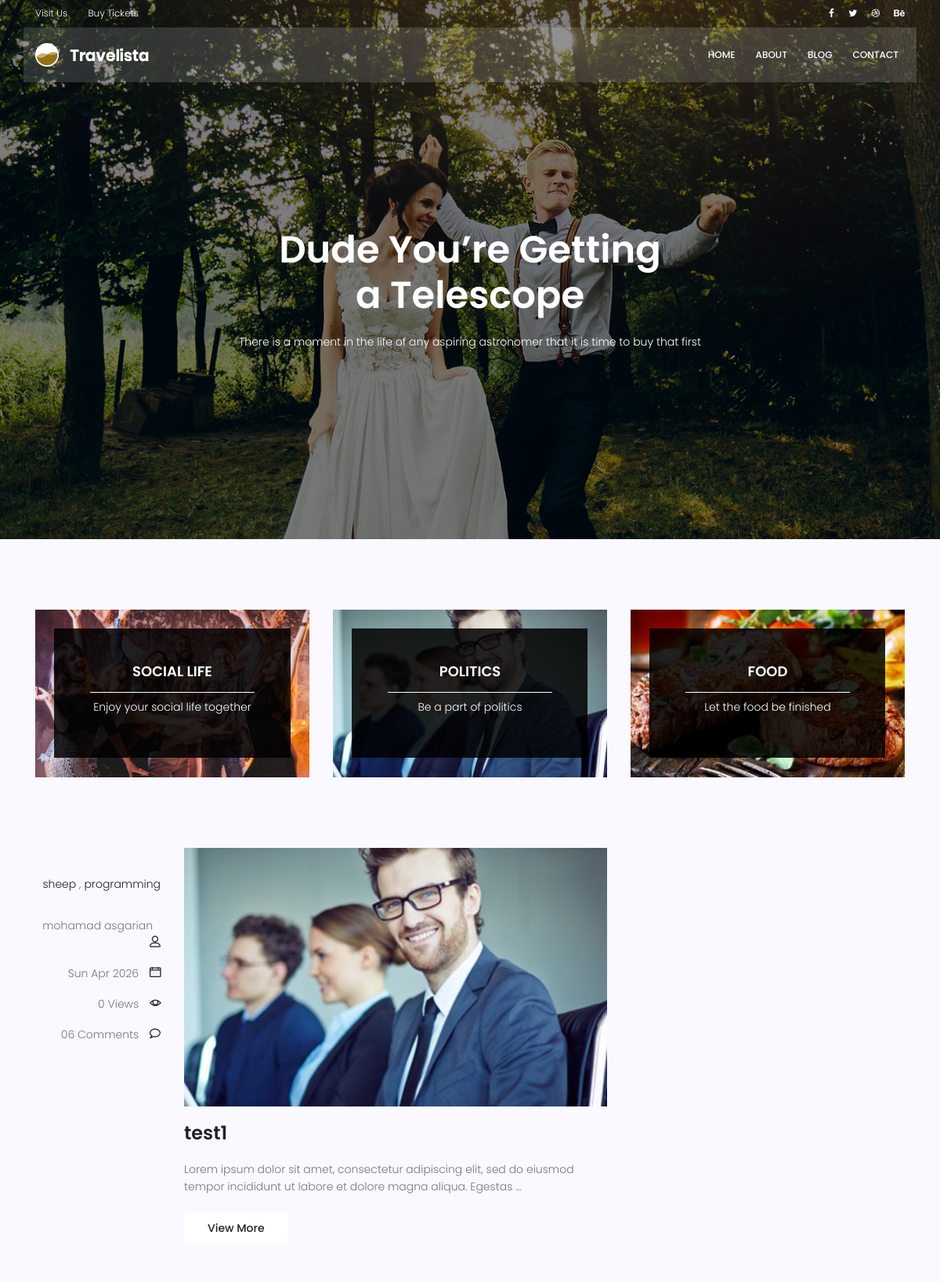
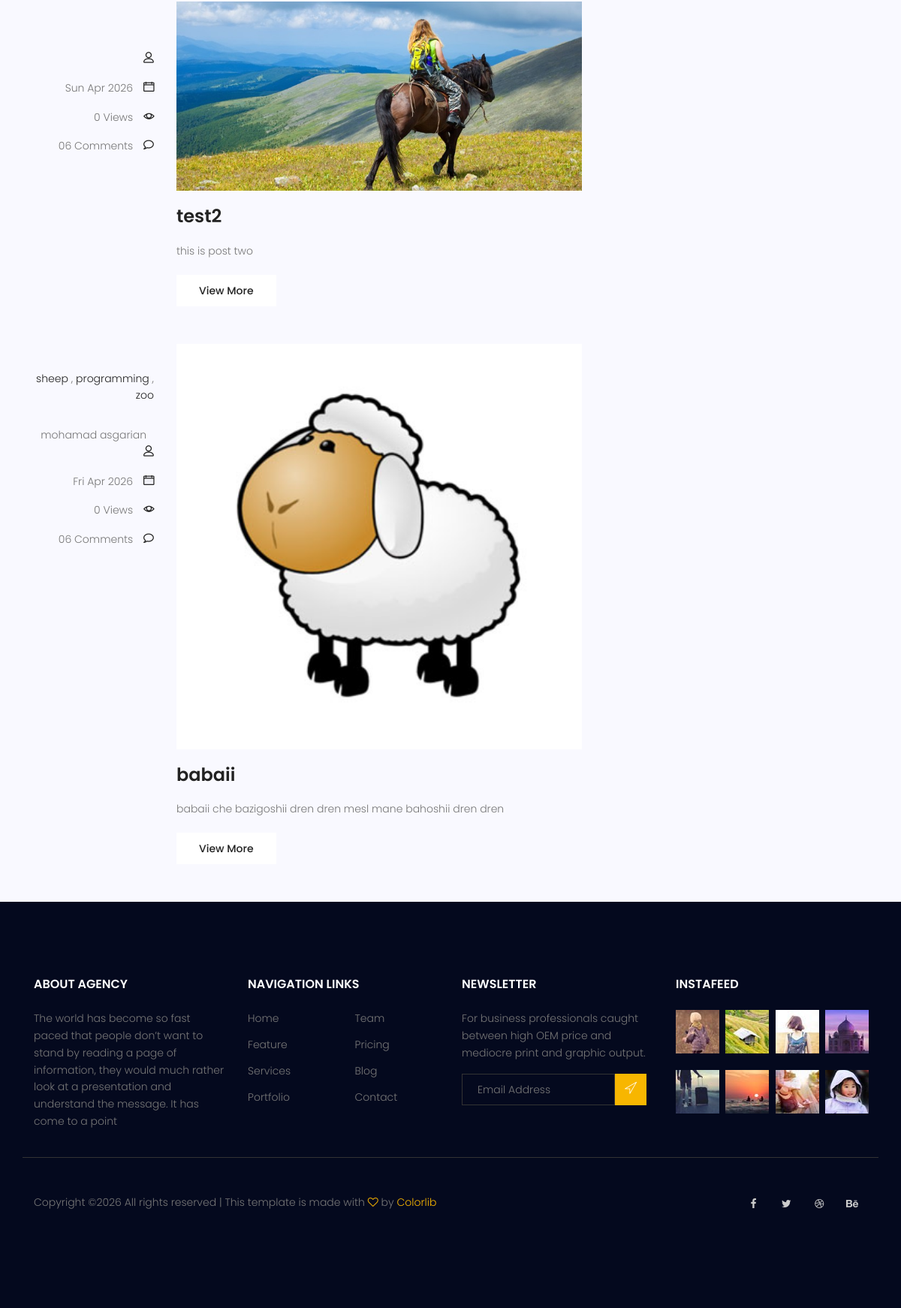
Screenshot of /blog/ with the database file from the repository (2 pictures, top to bottom).
### blog/models.py (models this page shows, shortened)
class Category(models.Model):
    name = models.CharField(max_length=255)

class Post(models.Model):
    title = models.CharField(max_length=255)
    content = models.TextField()
    author = models.ForeignKey(User,on_delete=models.SET_NULL,null=True)
    image = models.ImageField(upload_to='blog/',default='blog/default.jpg')
    category = models.ManyToManyField(Category)
    counted_view = models.IntegerField(default=0)
    status = models.BooleanField(default=False)
    published_date = models.DateTimeField(null=True)
    created_date = models.DateTimeField(auto_now_add=True)
    updated_date = models.DateTimeField(auto_now=True)
    class Meta:
        ordering = ['created_date']

### blog/views.py (the view)
# urls.py: path('' ,blog_view,name='index'),
def blog_view(request,**kwargs):
    posts = Post.objects.filter(status=1)
    if kwargs.get('cat_name') != None:
        posts = posts.filter(category__name=kwargs['cat_name'])
    if kwargs.get('author_username') != None:
        posts = posts.filter(author__username = kwargs['author_username'])
    posts = Paginator(posts,3)
    try:
        page_number = request.GET.get('page')
        posts = posts.get_page(page_number)
    except PageNotAnInteger:
        posts = posts.get_page(1)
    except EmptyPage:
        posts = posts.get_page(1)
    context = {'posts':posts}
    return render(request,'blog/blog-home.html',context)

### templates/blog/blog-home.html (shortened to what this page needs)
{% load static %}
<!DOCTYPE html>
	<html lang="zxx" class="no-js">
	<head>
			<link rel="stylesheet" href="{% static 'css/linearicons.css' %}">
			<link rel="stylesheet" href="{% static 'css/font-awesome.min.css' %}">
			<link rel="stylesheet" href="{% static 'css/bootstrap.css' %}">
			<link rel="stylesheet" href="{% static 'css/magnific-popup.css' %}">
			<link rel="stylesheet" href="{% static 'css/jquery-ui.css' %}">
			<link rel="stylesheet" href="{% static 'css/nice-select.css' %}">
			<link rel="stylesheet" href="{% static 'css/animate.min.css' %}">
			<link rel="stylesheet" href="{% static 'css/owl.carousel.css' %}">
			<link rel="stylesheet" href="{% static 'css/main.css' %}">
		</head>
		<body>
			<header id="header">
				<div class="header-top">
					<div class="container">
			  		<div class="row align-items-center">
			  			<div class="col-lg-6 col-sm-6 col-6 header-top-left">
			  				<ul>
			  					<li><a href="#">Visit Us</a></li>
			  					<li><a href="#">Buy Tickets</a></li>
			  				</ul>
			  			</div>
			  			<div class="col-lg-6 col-sm-6 col-6 header-top-right">
							<div class="header-social">
								<a href="#"><i class="fa fa-facebook"></i></a>
								<a href="#"><i class="fa fa-twitter"></i></a>
								<a href="#"><i class="fa fa-dribbble"></i></a>
								<a href="#"><i class="fa fa-behance"></i></a>
							</div>
			  			</div>
			  		</div>
					</div>
				</div>
				<div class="container main-menu">
					<div class="row align-items-center justify-content-between d-flex">
				      <div id="logo">
				        <a href="index.html"><img src="{% static 'img/logo.png' %}" alt="" title="" /></a>
				      </div>
				      <nav id="nav-menu-container">
				        <ul class="nav-menu">
				          <li><a href="{% url 'website:index' %}">Home</a></li>
				          <li><a href="{% url 'website:about' %}">About</a></li>
						  <li><a href="{% url 'blog:index' %}">Blog</a></li>
				          <li><a href="{% url 'website:contact' %}">Contact</a></li>
				        </ul>
				      </nav>
					</div>
				</div>
			</header>
			<section class="banner-area relative blog-home-banner" id="home">
				<div class="overlay overlay-bg"></div>
				<div class="container">
					<div class="row d-flex align-items-center justify-content-center">
						<div class="about-content blog-header-content col-lg-12">
							<h1 class="text-white">
								Dude You’re Getting
								a Telescope
							</h1>
							<p class="text-white">
								There is a moment in the life of any aspiring astronomer that it is time to buy that first
							</p>
						</div>
					</div>
				</div>
			</section>
			<section class="top-category-widget-area pt-90 pb-90 ">
				<div class="container">
					<div class="row">
						<div class="col-lg-4">
							<div class="single-cat-widget">
								<div class="content relative">
									<div class="overlay overlay-bg"></div>
								    <a href="#" target="_blank">
								      <div class="thumb">
								  		 <img class="content-image img-fluid d-block mx-auto" src="{% static 'img/blog/cat-widget1.jpg' %}" alt="">
								  	  </div>
								      <div class="content-details">
								        <h4 class="content-title mx-auto text-uppercase">Social life</h4>
								        <span></span>
								        <p>Enjoy your social life together</p>
								      </div>
								    </a>
								</div>
							</div>
						</div>
						<div class="col-lg-4">
							<div class="single-cat-widget">
								<div class="content relative">
									<div class="overlay overlay-bg"></div>
								    <a href="#" target="_blank">
								      <div class="thumb">
								  		 <img class="content-image img-fluid d-block mx-auto" src="{% static 'img/blog/cat-widget2.jpg' %}" alt="">
								  	  </div>
								      <div class="content-details">
								        <h4 class="content-title mx-auto text-uppercase">Politics</h4>
								        <span></span>
								        <p>Be a part of politics</p>
								      </div>
								    </a>
								</div>
							</div>
						</div>
						<div class="col-lg-4">
							<div class="single-cat-widget">
								<div class="content relative">
									<div class="overlay overlay-bg"></div>
								    <a href="#" target="_blank">
								      <div class="thumb">
								  		 <img class="content-image img-fluid d-block mx-auto" src="{% static 'img/blog/cat-widget3.jpg' %}" alt="">
								  	  </div>
								      <div class="content-details">
								        <h4 class="content-title mx-auto text-uppercase">Food</h4>
								        <span></span>
								        <p>Let the food be finished</p>
								      </div>
								    </a>
								</div>
							</div>
						</div>
					</div>
				</div>
			</section>
			<section class="post-content-area">
				<div class="container">
					<div class="row">
						{% for post in posts %}
						<div class="col-lg-8 posts-list">
							<div class="single-post row">
								<div class="col-lg-3  col-md-3 meta-details">
									<ul class="tags">
										{% for cat in post.category.all %}
											<li><a href="{% url 'blog:category' cat_name=cat.name %}">{{ cat.name }}</a> {% if not forloop.last %},{% endif %}</li>
										{% endfor %}
									</ul>
									<div class="user-details row">
										<p class="user-name col-lg-12 col-md-12 col-6"><a href="#">{{post.author.get_full_name}}</a> <span class="lnr lnr-user"></span></p>
										<p class="date col-lg-12 col-md-12 col-6"><a href="#">{{post.published_date|date:"D M Y"}}</a> <span class="lnr lnr-calendar-full"></span></p>
										<p class="view col-lg-12 col-md-12 col-6"><a href="#">{{post.counted_view}} Views</a> <span class="lnr lnr-eye"></span></p>
										<p class="comments col-lg-12 col-md-12 col-6"><a href="#">06 Comments</a> <span class="lnr lnr-bubble"></span></p>
									</div>
								</div>
								<div class="col-lg-9 col-md-9 ">
									<div class="feature-img">
										<img class="img-fluid" src={{post.image.url}} alt="">
									</div>
									<a class="posts-title" href="{% url 'blog:single' pid=post.id  %}"><h3>{{ post.title }}</h3></a>
									<p class="excert">
										{{post.content|truncatewords:20}}
									</p>
									<a href="{% url 'blog:single' pid=post.id  %}" class="primary-btn">View More</a>
								</div>
							</div>
						</div>
						{% endfor %}
					</div>
				</div>
			</section>
			<footer class="footer-area section-gap">
				<div class="container">
					<div class="row">
						<div class="col-lg-3  col-md-6 col-sm-6">
							<div class="single-footer-widget">
								<h6>About Agency</h6>
								<p>
									The world has become so fast paced that people don’t want to stand by reading a page of information, they would much rather look at a presentation and understand the message. It has come to a point
								</p>
							</div>
						</div>
						<div class="col-lg-3 col-md-6 col-sm-6">
							<div class="single-footer-widget">
								<h6>Navigation Links</h6>
								<div class="row">
									<div class="col">
										<ul>
											<li><a href="#">Home</a></li>
											<li><a href="#">Feature</a></li>
											<li><a href="#">Services</a></li>
											<li><a href="#">Portfolio</a></li>
										</ul>
									</div>
									<div class="col">
										<ul>
											<li><a href="#">Team</a></li>
											<li><a href="#">Pricing</a></li>
											<li><a href="#">Blog</a></li>
											<li><a href="#">Contact</a></li>
										</ul>
									</div>
								</div>
							</div>
						</div>
						<div class="col-lg-3  col-md-6 col-sm-6">
							<div class="single-footer-widget">
								<h6>Newsletter</h6>
								<p>
									For business professionals caught between high OEM price and mediocre print and graphic output.
								</p>
								<div id="mc_embed_signup">
									<form target="_blank" action="https://spondonit.us12.list-manage.com/subscribe/post?u=1462626880ade1ac87bd9c93a&amp;id=92a4423d01" method="get" class="subscription relative">
										<div class="input-group d-flex flex-row">
											<input name="EMAIL" placeholder="Email Address" onfocus="this.placeholder = ''" onblur="this.placeholder = 'Email Address '" required="" type="email">
											<button class="btn bb-btn"><span class="lnr lnr-location"></span></button>
										</div>
									</form>
								</div>
							</div>
						</div>
						<div class="col-lg-3  col-md-6 col-sm-6">
							<div class="single-footer-widget mail-chimp">
								<h6 class="mb-20">InstaFeed</h6>
								<ul class="instafeed d-flex flex-wrap">
									<li><img src="{% static 'img/i1.jpg' %}" alt=""></li>
									<li><img src="{% static 'img/i2.jpg' %}" alt=""></li>
									<li><img src="{% static 'img/i3.jpg' %}" alt=""></li>
									<li><img src="{% static 'img/i4.jpg' %}" alt=""></li>
									<li><img src="{% static 'img/i5.jpg' %}" alt=""></li>
									<li><img src="{% static 'img/i6.jpg' %}" alt=""></li>
									<li><img src="{% static 'img/i7.jpg' %}" alt=""></li>
									<li><img src="{% static 'img/i8.jpg' %}" alt=""></li>
								</ul>
							</div>
						</div>
					</div>
					<div class="row footer-bottom d-flex justify-content-between align-items-center">
						<p class="col-lg-8 col-sm-12 footer-text m-0">
Copyright &copy;<script>document.write(new Date().getFullYear());</script> All rights reserved | This template is made with <i class="fa fa-heart-o" aria-hidden="true"></i> by <a href="https://colorlib.com" target="_blank">Colorlib</a>
</p>
						<div class="col-lg-4 col-sm-12 footer-social">
							<a href="#"><i class="fa fa-facebook"></i></a>
							<a href="#"><i class="fa fa-twitter"></i></a>
							<a href="#"><i class="fa fa-dribbble"></i></a>
							<a href="#"><i class="fa fa-behance"></i></a>
						</div>
					</div>
				</div>
			</footer>
		</body>
	</html>

### rows the page displays
Post: author.get_full_name "mohamad asgarian", published_date "Sun Apr 2026", counted_view "0", image (picture), title "test1", content "Lorem ipsum dolor sit amet, consectetur adipiscing elit, sed do eiusmod tempor incididunt ut labore et dolore magna aliqua. Egestas …"
Category: name "sheep"
Category: name "programming"
Post: published_date "Sun Apr 2026", counted_view "0", image (placeholder picture), title "test2", content "this is post two"
Post: author.get_full_name "mohamad asgarian", published_date "Fri Apr 2026", counted_view "0", image (picture), title "babaii", content "babaii che bazigoshii dren dren mesl mane bahoshii dren dren"
Category: name "zoo"
